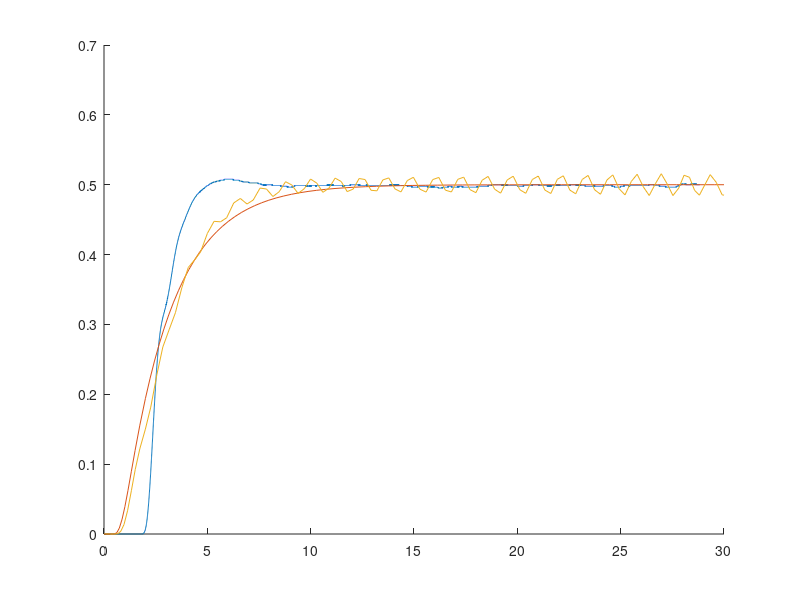

The MATLAB script that drew this image:
data_act = csvread("InitialController.csv");
data_sim_3 = csvread("3rdOrder.csv");
data_sim_2 = csvread("2ndOrder.csv");

theta_act = data_act(:,2);
theta_sim_2 = data_sim_2(:,2);
theta_sim_3 = data_sim_3(:,2);

hold on;
plot(data_act(:,1), data_act(:,2));
plot(data_sim_2(:,1), data_sim_2(:,2));
plot(data_sim_3(:,1), data_sim_3(:,2));